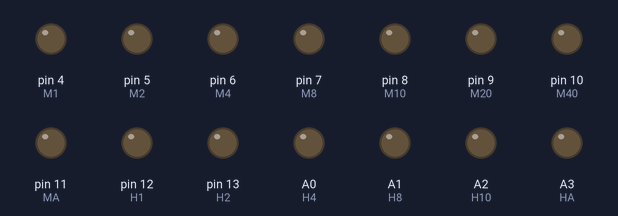
The sketch below on a simulated Arduino Uno, built with avr-gcc and run on an emulated ATmega328P. Parts: output pins drawn as LEDs (lit = HIGH). Wiring (inferred from the names in the program): DS3231 clock at I2C address 0x68. The local clock reads 2024-03-15 10:24:30 at power-on unless the sketch sets it; random numbers use the default seed unless the sketch sets one; pins used as bus, display or sensor lines are not drawn.

Above: at 2.8 s.
At 7.8 s:
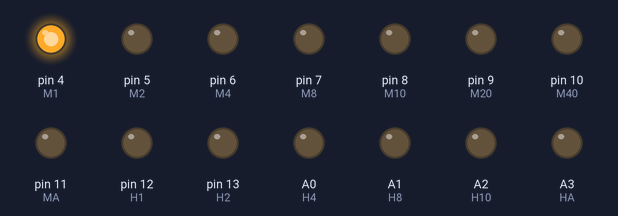
At 10.8 s:
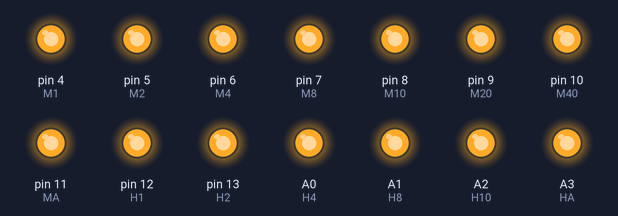
At 19.2 s:
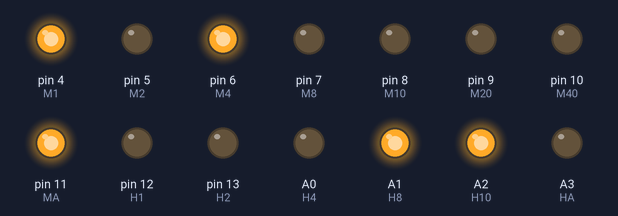
At 21.8 s:
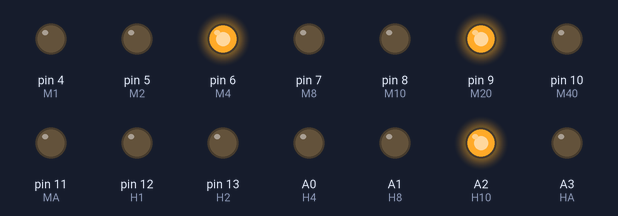
At 30.8 s:
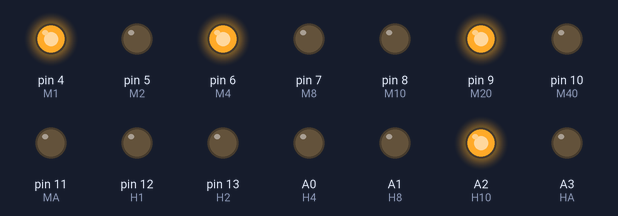
Timing chart, 0 to 32.3 s (numbered marks = the images above):
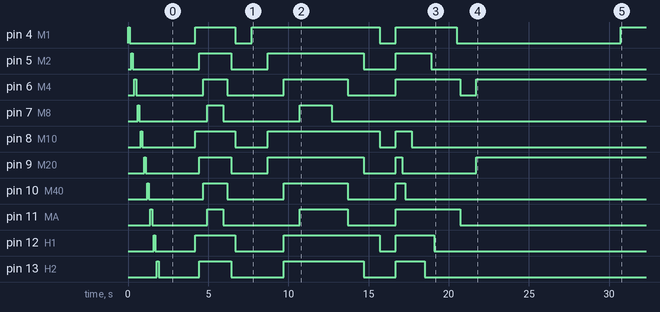

The sketch:

binaryClock.ino
```cpp
/*binary Clock
Derek Chapman 9-21-13    rv 9-28-13   rv: 11-27-13
*/

#include <Time.h>
#include <Wire.h>
#include <DS1307RTC.h>

int RTCaddress = 0x68;
time_t t = 0;

//debugging schtuff
boolean timesyncoccured = false;  //to make sure that the rtc time sync actually happened at midnight
int currentminute = 0;  //only print to serial when the minute actually changes so as to not overload the textfile

//blocks used in showing time   (cannot use 2 or 3 on Arduino Micro, these are for SDA and SCL)
//(also cannot use 0 or 1 when using Serial these are RX/TX)
int H1 = 12; int H2 = 13; int H4 = A0; int H8 = A1; int H10 = A2;
int M1 = 4; int M2 = 5; int M4 = 6; int M8 = 7;
int M10 = 8; int M20 = 9; int M40 = 10;

//blocks not showing time, will still have leds in them for displaying patterns
int HA = A3; int HB = A4; int HC = A5;
int MA = 11;

void setup() {
//  bootupwire();
//  Serial.begin(9600);
//  Serial.flush();

//  setMicrotoRTCtime();
  startleds();

  if(RTC.get() == 0)
    {
      for(int f = 0; f < 30; f++) //flash all the leds in case the RTC is no good
        {
          setallleds(0); delay(300);
          setallleds(1); delay(200);

        }
      //Serial.println("RTC Error!");
      delay(20000);
    }
    else
    {
      setMicrotoRTCtime();
      startupfunmain();
    }
}

void loop()
{
  t = now();

  if(hour(t) >= 0 && hour(t) < 6)      //if its between 12am and 6 am turns off the leds
    {setallleds(0);}
   else{setleds(t);}

  if(hour(t) == 0 && minute(t) == 0 && second(t) <= 5) //sets the arduino system time to the rtc clock once a day at 12am
    {setMicrotoRTCtime();}

  delay(1000);

//  if(minute(t) != currentminute)        //for debugging
//    {sendMicroTimetoSerial(t); currentminute = minute(t);}
}

void bootupwire()        //start and prime the RTC
{
  Wire.begin();
  Wire.beginTransmission(0x68); // address DS3231
  Wire.write(0x0E);             // select register
  Wire.write(0b00011100);       // write register bitmap, bit 7 is /EOSC
  Wire.endTransmission();
}

void setleds(time_t t)          //the clock section, sets all the leds according to the passed time
{
  int cminute = 0;
  int chour = 0;
  cminute = minute(t) % 10;            //set the ones place minutes
  if(cminute == 1 || cminute == 3 || cminute == 5 || cminute == 7 || cminute == 9)
     {digitalWrite(M1, HIGH);}
    else{digitalWrite(M1, LOW);}
   if(cminute == 2 || cminute == 3 || cminute == 6 || cminute == 7)
     {digitalWrite(M2, HIGH);}
    else{digitalWrite(M2, LOW);}
  if(cminute == 4 || cminute == 5 || cminute == 6 || cminute == 7)
     {digitalWrite(M4, HIGH);}
    else{digitalWrite(M4, LOW);}
  if(cminute == 8 || cminute == 9)
     {digitalWrite(M8, HIGH);}
    else{digitalWrite(M8, LOW);}

  cminute = minute(t);        //set the tens place minutes
  if(cminute < 10)
    {digitalWrite(M10, LOW); digitalWrite(M20, LOW); digitalWrite(M40, LOW);}
  else if(cminute >= 10 && cminute <= 19)
        {digitalWrite(M10, HIGH); digitalWrite(M20, LOW); digitalWrite(M40, LOW);}
  else if(cminute >= 20 && cminute <= 29)
        {digitalWrite(M20, HIGH); digitalWrite(M10, LOW); digitalWrite(M40, LOW);}
  else if(cminute >= 30 && cminute <= 39)
        {digitalWrite(M20, HIGH); digitalWrite(M10, HIGH); digitalWrite(M40, LOW);}
  else if(cminute >= 40 && cminute <= 49)
        {digitalWrite(M40, HIGH); digitalWrite(M10, LOW); digitalWrite(M20, LOW);}
  else if(cminute >= 50 && cminute <= 59)
        {digitalWrite(M10, HIGH); digitalWrite(M40, HIGH); digitalWrite(M20, LOW);}

  //set hours
  chour = hourFormat12(t);
  if(chour == 1 || chour == 3 || chour == 5 || chour == 7 || chour == 9 || chour == 11)
     {digitalWrite(H1, HIGH);}
    else{digitalWrite(H1, LOW);}
   if(chour == 2 || chour == 3 || chour == 6 || chour == 7 || chour == 12)
     {digitalWrite(H2, HIGH);}
    else{digitalWrite(H2, LOW);}
   if(chour == 4 || chour == 5 || chour == 6 || chour == 7)
     {digitalWrite(H4, HIGH);}
    else{digitalWrite(H4, LOW);}
   if(chour == 8 || chour == 9)
     {digitalWrite(H8, HIGH);}
    else{digitalWrite(H8, LOW);}
   if(chour == 10 || chour == 11 || chour == 12)
     {digitalWrite(H10, HIGH);}
    else{digitalWrite(H10, LOW);}
}

void startleds()
{
  pinMode(H1, OUTPUT); pinMode(H2, OUTPUT); pinMode(H4, OUTPUT);
  pinMode(H8, OUTPUT); pinMode(H10, OUTPUT);

  pinMode(M1, OUTPUT); pinMode(M2, OUTPUT); pinMode(M4, OUTPUT);
  pinMode(M8, OUTPUT); pinMode(M10, OUTPUT); pinMode(M20, OUTPUT);
  pinMode(M40, OUTPUT);

  pinMode(MA, OUTPUT); pinMode(HA, OUTPUT); pinMode(HB, OUTPUT); pinMode(HC, OUTPUT);
}

void setallleds(int i)
{
 digitalWrite(H1, i);  digitalWrite(H2, i);  digitalWrite(H4, i); digitalWrite(H8, i);
 digitalWrite(H10, i);
 digitalWrite(M1, i);  digitalWrite(M2, i);  digitalWrite(M4, i); digitalWrite(M8, i);
 digitalWrite(M10, i); digitalWrite(M20, i); digitalWrite(M40, i);

 digitalWrite(MA, i);  digitalWrite(HA, i);  digitalWrite(HB, i); digitalWrite(HC, i);
}

void startupfunmain()
{
  int delaybetween = 1000;

  startuptest(); delay(delaybetween);

  levelup();  delay(delaybetween);

  squarein();  delay(delaybetween);

  squareout();  delay(delaybetween);

  bugout(); delay(delaybetween);
}
```

lightfun.ino
```cpp
//all of the various light block related programs

void startuptest()             //turns each of the pins on one at a time to ensure theyre all working goes up each row starting on left side
{
  int hldelay = 100;

  digitalWrite(M1, HIGH); delay(hldelay); digitalWrite(M1, LOW); delay(hldelay);
  digitalWrite(M2, HIGH); delay(hldelay); digitalWrite(M2, LOW); delay(hldelay);
  digitalWrite(M4, HIGH); delay(hldelay); digitalWrite(M4, LOW); delay(hldelay);
  digitalWrite(M8, HIGH); delay(hldelay); digitalWrite(M8, LOW); delay(hldelay);
  digitalWrite(M10, HIGH); delay(hldelay); digitalWrite(M10, LOW); delay(hldelay);
  digitalWrite(M20, HIGH); delay(hldelay); digitalWrite(M20, LOW); delay(hldelay);
  digitalWrite(M40, HIGH); delay(hldelay); digitalWrite(M40, LOW); delay(hldelay);
  digitalWrite(MA, HIGH); delay(hldelay); digitalWrite(MA, LOW); delay(hldelay);

  digitalWrite(H1, HIGH); delay(hldelay); digitalWrite(H1, LOW); delay(hldelay);
  digitalWrite(H2, HIGH); delay(hldelay); digitalWrite(H2, LOW); delay(hldelay);
  digitalWrite(H4, HIGH); delay(hldelay); digitalWrite(H4, LOW); delay(hldelay);
  digitalWrite(H8, HIGH); delay(hldelay); digitalWrite(H8, LOW); delay(hldelay);
  digitalWrite(H10, HIGH); delay(hldelay); digitalWrite(H10, LOW); delay(hldelay);
  digitalWrite(HA, HIGH); delay(hldelay); digitalWrite(HA, LOW); delay(hldelay);
  digitalWrite(HB, HIGH); delay(hldelay); digitalWrite(HB, LOW); delay(hldelay);
  digitalWrite(HC, HIGH); delay(hldelay); digitalWrite(HC, LOW); delay(hldelay);
}

void levelup()
{
  int delaytime = 250;

  //turn on row one
  digitalWrite(M1, HIGH);  digitalWrite(M10, HIGH);  digitalWrite(H1, HIGH);  digitalWrite(H10, HIGH);
  delay(delaytime);

  //turn on row two
  digitalWrite(M2, HIGH);  digitalWrite(M20, HIGH);  digitalWrite(H2, HIGH);  digitalWrite(HA, HIGH);
  delay(delaytime);

  //turn on row three
  digitalWrite(M4, HIGH);  digitalWrite(M40, HIGH);  digitalWrite(H4, HIGH);  digitalWrite(HB, HIGH);
  delay(delaytime);

  //turn on row four
  digitalWrite(M8, HIGH);  digitalWrite(MA, HIGH);  digitalWrite(H8, HIGH);  digitalWrite(HC, HIGH);
  delay(delaytime *4);

  //turn them back off row by row
  digitalWrite(M8, LOW);  digitalWrite(MA, LOW);  digitalWrite(H8, LOW);  digitalWrite(HC, LOW);
  delay(delaytime);
  digitalWrite(M4, LOW);  digitalWrite(M40, LOW);  digitalWrite(H4, LOW);  digitalWrite(HB, LOW);
  delay(delaytime);
  digitalWrite(M2, LOW);  digitalWrite(M20, LOW);  digitalWrite(H2, LOW);  digitalWrite(HA, LOW);
  delay(delaytime);
  digitalWrite(M1, LOW);  digitalWrite(M10, LOW);  digitalWrite(H1, LOW);  digitalWrite(H10, LOW);
}

void squarein()
{
  int delaytime = 1000;

  //square one - 1
  digitalWrite(M1, HIGH);
  delay(delaytime);

  //square two - 3
  digitalWrite(M2, HIGH);  digitalWrite(M20, HIGH);  digitalWrite(M10, HIGH);
  delay(delaytime);

  //square three - 5
  digitalWrite(M4, HIGH);  digitalWrite(M40, HIGH);  digitalWrite(H4, HIGH); digitalWrite(H2, HIGH);  digitalWrite(H1, HIGH);
  delay(delaytime);

  //square four - 7
  digitalWrite(M8, HIGH);  digitalWrite(MA, HIGH);  digitalWrite(H8, HIGH); digitalWrite(HC, HIGH);
  digitalWrite(HB, HIGH);  digitalWrite(HA, HIGH); digitalWrite(H10, HIGH);
  delay(delaytime);
}

void squareout()
{
  int delaytime = 1000;

  //square one - 1
  digitalWrite(M8, LOW);
  delay(delaytime);

  //square two - 3
  digitalWrite(MA, LOW);  digitalWrite(M40, LOW);  digitalWrite(M4, LOW);
  delay(delaytime);

  //square three - 5
  digitalWrite(H8, LOW);  digitalWrite(H4, LOW);  digitalWrite(H2, LOW); digitalWrite(M20, LOW);  digitalWrite(M2, LOW);
  delay(delaytime);

  //square four - 7
  digitalWrite(HC, LOW);  digitalWrite(HB, LOW);  digitalWrite(HA, LOW); digitalWrite(H10, LOW);
  digitalWrite(H1, LOW);  digitalWrite(M10, LOW); digitalWrite(M1, LOW);
}


void bugout()
{
  int randomnumber = 0;
  int hldelay = 200;
  int countdown = 20;

  setallleds(1);

  while(countdown > 0)
  {
    randomnumber = random(16);

    if(randomnumber < 14 && randomnumber > 3)
        {
        digitalWrite(randomnumber, LOW);
        delay(hldelay);
        countdown = countdown - 1;
        }
      else if(randomnumber ==  14)
        {
        digitalWrite(A0, LOW);
        delay(hldelay);
        countdown = countdown - 1;
        }
      else if(randomnumber ==  15)
        {
        digitalWrite(A1, LOW);
        delay(hldelay);
        countdown = countdown - 1;
        }
      else if(randomnumber ==  0)
        {
        digitalWrite(A2, LOW);
        delay(hldelay);
        countdown = countdown - 1;
        }
      else if(randomnumber ==  1)
        {
        digitalWrite(A3, LOW);
        delay(hldelay);
        countdown = countdown - 1;
        }
      else if(randomnumber ==  2)
        {
        digitalWrite(A4, LOW);
        delay(hldelay);
        countdown = countdown - 1;
        }
      else if(randomnumber ==  3)
        {
        digitalWrite(A5, LOW);
        delay(hldelay);
        countdown = countdown - 1;
        }
    }

    setallleds(0);
}
```

readRTC.ino
```cpp
//reads time from the RTC and either sets arduino or prints to serial monitor

void setMicrotoRTCtime()   //reads rtc and sets the system time on the arduino
{
  Serial.println("A sync with the RTC has occured.");
  byte seconds, minutes, hours, dayofweek, date, month, year;

  Wire.beginTransmission(RTCaddress);
  Wire.write(0);  //start at address # 0, seconds
  Wire.endTransmission();
  Wire.requestFrom(RTCaddress, 7);
  seconds = BCDtoDEC(Wire.read() & 0x7f);
  minutes = BCDtoDEC(Wire.read());
  hours = BCDtoDEC(Wire.read() & 0x3f);
  dayofweek = BCDtoDEC(Wire.read());
  date = BCDtoDEC(Wire.read());
  month = BCDtoDEC(Wire.read());
  year = BCDtoDEC(Wire.read());

  setTime(hours,minutes,seconds,date,month,year);
}

void sendMicroTimetoSerial(time_t t)  //reads rtc and prints to serial monitor
{
  int seconds, minutes, hours, dayofweek, date, cmonth, cyear;

  seconds = second(t);
  minutes = minute(t);
  hours = hour(t);
  date = day(t);
  cmonth = month(t);
  cyear = year(t);

  Serial.print("Current time according to Micro is: ");
  if(hours > 12)
    {hours = hours - 12;}
  Serial.print(hours, DEC);  Serial.print(":");

  if(minutes < 10)
    {Serial.print("0");}
  Serial.print(minutes, DEC); Serial.print(":");

  if(seconds < 10)
    {Serial.print("0");}
  Serial.println(seconds, DEC);

  Serial.print("Current date according to Micro is: ");
  Serial.print(cmonth, DEC);  Serial.print("/");  Serial.print(date, DEC); Serial.print("/"); Serial.println(cyear, DEC);
}

byte BCDtoDEC(byte value)
{
  return((value/16*10) + (value%16));
}

byte DECtoBCD(byte value)
{
  return((value/10*16) + (value%10));
}
```

Measured:
- by itself, pin 4 (M1): HIGH → LOW at 0.10 s, → HIGH 4.1 s later, → LOW 2.5 s later, → HIGH 1.0 s later, … (8 changes in this stretch)
- by itself, pin 6 (M4): HIGH → LOW at 0.50 s, → HIGH 4.2 s later, → LOW 1.5 s later, → HIGH 3.5 s later, … (8 changes in this stretch)
- by itself, pin 9 (M20): HIGH → LOW at 1.1 s, → HIGH 3.4 s later, → LOW 2.0 s later, → HIGH 2.3 s later, … (8 changes in this stretch)
- by itself, A2 (H10): HIGH → LOW at 2.5 s, → HIGH 1.7 s later, → LOW 2.5 s later, → HIGH 4.0 s later, … (8 changes in this stretch)
